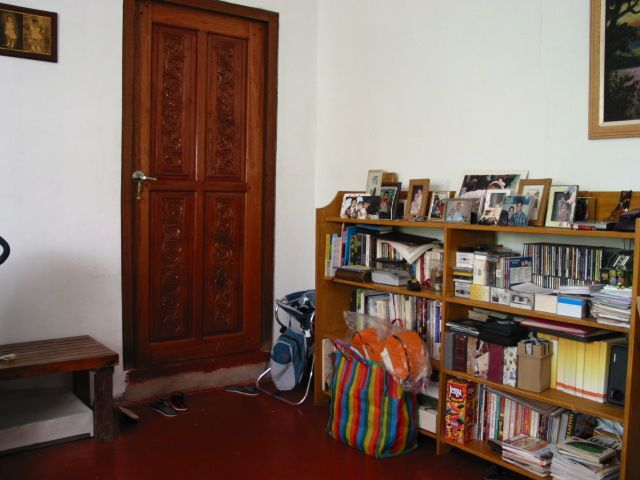
//> input picture change1.jpg, 640 x 480 px, given in place of the camera
$ ./object_demo1   (built with g++ and OpenCV 4)
//> lines starting //> are read from the running program, lines starting //| are printed output that depends on the picture; after the words box and inside, x2 and y2 are one past the last pixel; in counts of white or black regions, pixels touching at a corner belong together
#include <cv.h>
#include <highgui.h>
#include <opencv2/core/core.hpp>
#include <opencv2/highgui/highgui.hpp>
#include <opencv2/imgproc/imgproc.hpp>
#include <opencv2/opencv.hpp>
#include <opencv2/videoio/videoio.hpp>

using namespace cv;

int main(  int argc, char** argv ) {

	VideoCapture cap(0);
	Mat frame;
	Mat gray;
	Mat thresholdImage;
	Mat blurredGray;
	Mat cannyEdge;
	int frameCount = 0;
	namedWindow("Frame", CV_WINDOW_NORMAL);
	namedWindow("Gray", CV_WINDOW_NORMAL);
	namedWindow("Threshold", CV_WINDOW_NORMAL);
	namedWindow("Canny Edge", CV_WINDOW_NORMAL);

	for (frameCount = 0;  ; frameCount ++)
	{
		cap >> frame;
//> frame is the input picture: 480 rows x 640 cols, CV_8UC3; mean B, G, R 95.3, 105.7, 126
		imshow("Frame", frame);
		cvtColor( frame, gray, CV_BGR2GRAY);
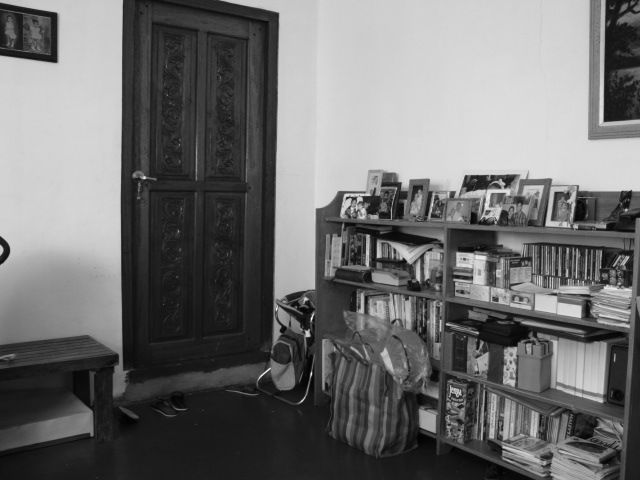
//> gray: 480 rows x 640 cols, CV_8UC1; min 0, max 254, mean 110.6
		imshow("Gray", gray);
		threshold( gray, thresholdImage, 90, 255, 0);
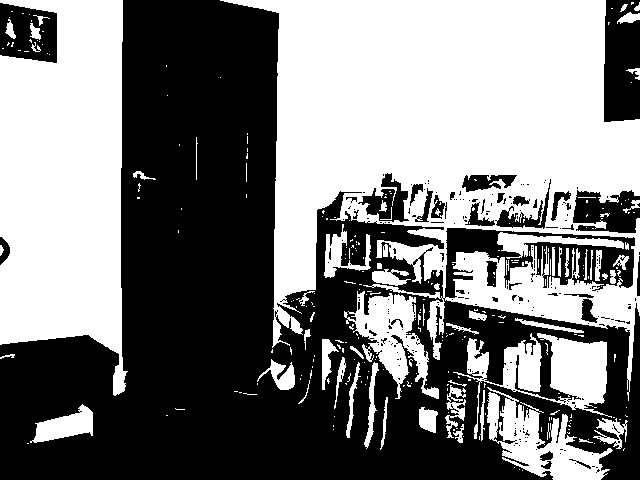
//> thresholdImage: 480 rows x 640 cols, CV_8UC1; 49.3% white; 288 white regions (224 under 20 px), largest, box (x1, y1, x2, y2) and area: (220, 0, 640, 401) 86842, (0, 0, 128, 396) 38844, (453, 333, 612, 439) 5943
		imshow("Threshold", thresholdImage);

		GaussianBlur( gray, blurredGray, Size(7,7), 1.5, 1.5);
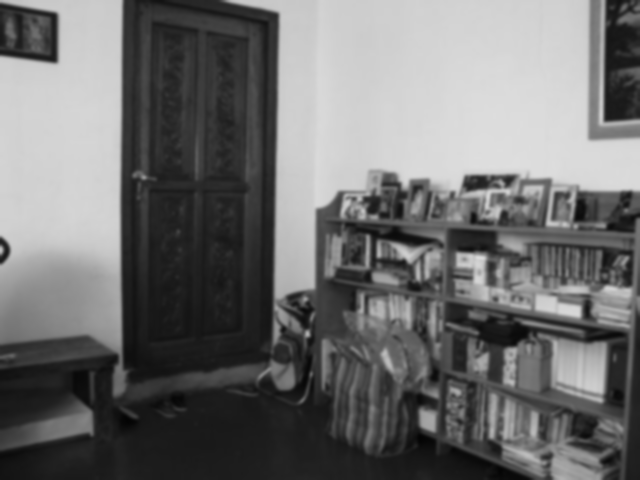
//> blurredGray: 480 rows x 640 cols, CV_8UC1; min 3, max 222, mean 110.6
		Canny( blurredGray, cannyEdge, 0, 30, 3);
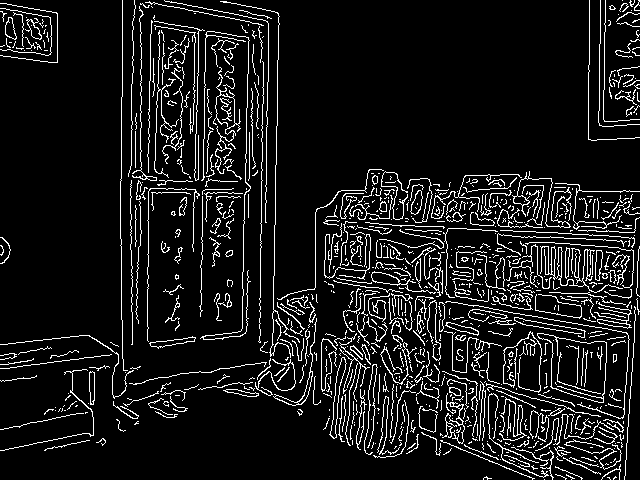
//> cannyEdge: 480 rows x 640 cols, CV_8UC1; 9.5% white in thin lines or dots
		imshow("Canny Edge", cannyEdge);

		circle( frame, Point(300,225), 20, Scalar(0,128,255), 5);
		if (thresholdImage.at<unsigned char>(255,250) == 0)
		{
			rectangle(frame, Rect(50,50,400,350), Scalar(0,0,255), 8);
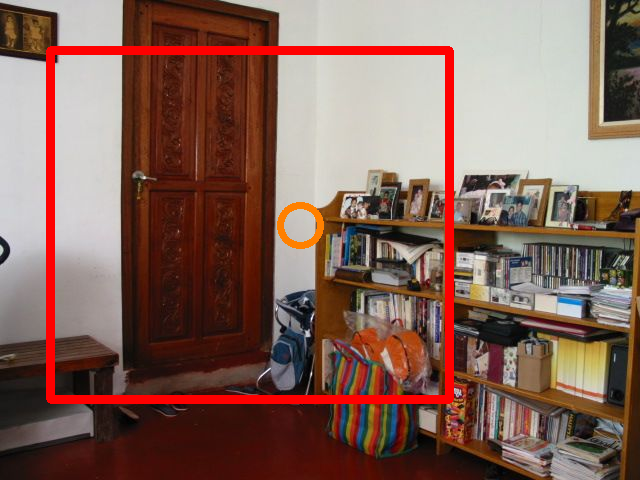
//> frame: 480 rows x 640 cols, CV_8UC3; mean B, G, R 90.3, 100.7, 131.7
		}

		imshow("Frame", frame);


		if (waitKey(10) > 0) break;
//> the Esc key is pressed
	}

	return 0;
}

$ run again, on lionking.jpg
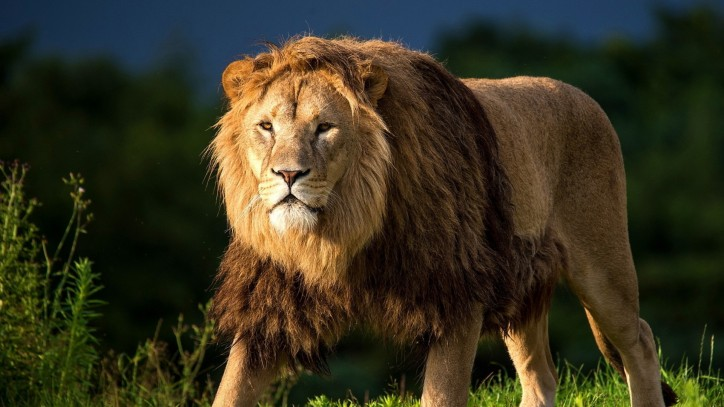
//> input picture lionking.jpg, 724 x 407 px, given in place of the camera
//> frame is the input picture: 407 rows x 724 cols, CV_8UC3; mean B, G, R 31.6, 51.5, 55.7
//> `threshold( gray, thresholdImage, 90, 255, 0);`:
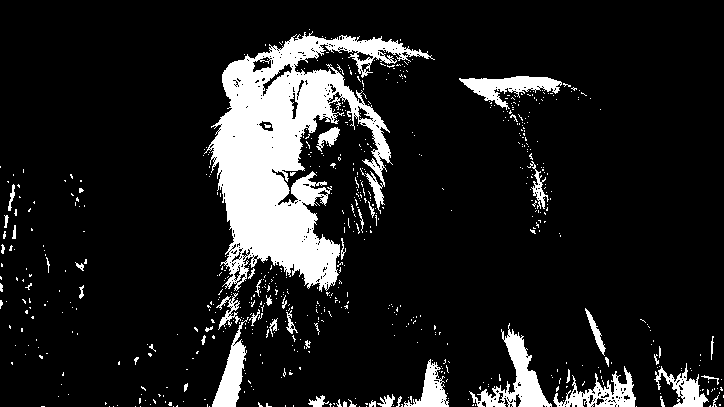
//> thresholdImage: 407 rows x 724 cols, CV_8UC1; 12.3% white; 665 white regions (615 under 20 px), largest, box (x1, y1, x2, y2) and area: (204, 31, 435, 292) 23783, (469, 323, 552, 407) 2096, (459, 76, 562, 110) 1452
//> cannyEdge: 407 rows x 724 cols, CV_8UC1; 11.8% white in thin lines or dots
//> `rectangle(frame, Rect(50,50,400,350), Scalar(0,0,255), 8);`:
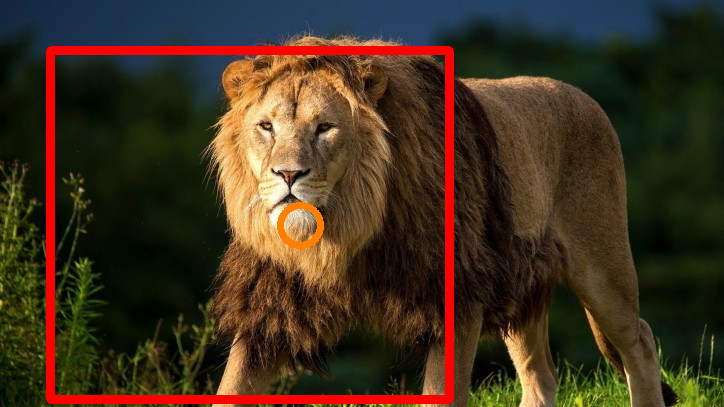
//> frame: 407 rows x 724 cols, CV_8UC3; mean B, G, R 29.8, 49, 65
